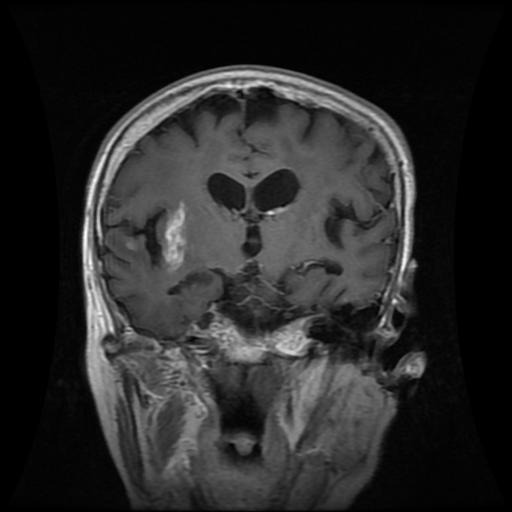
#> input picture archive/All/glioma/Te-gl_0045.jpg, 512 x 512 px, given in place of Te-gl_0014.jpg, which was not available
$ python edabt.py
#> lines starting #> are read from the running program, lines starting #| are printed output that depends on the picture; after the words box and inside, x2 and y2 are one past the last pixel; in counts of white or black regions, pixels touching at a corner belong together; pictures that were not available may be replaced by others from this repository, and a replacement may not be noted
#!/usr/bin/env python3
# -*- coding: utf-8 -*-
"""
Created on Tue Aug  5 23:18:09 2025
@author: vuddameri
"""
# Processing brain tumor images
# https://www.kaggle.com/datasets/masoudnickparvar/brain-tumor-mri-dataset

#Reading Data and Preprocessing

#load libraries
import os
import cv2
import random
import numpy as np
import matplotlib.pyplot as plt
from matplotlib.gridspec import GridSpec

# Path to dataset
path = '/home/vuddameri/Ameya/archive/All'
os.chdir(path)

# Get classes (folders)
classes = os.listdir(path)
print("Classes:", classes)

# Randomly pick one image and check if greyscale
# Explore the naming conventioned used to pick one
fname = '/home/vuddameri/Ameya/archive/All/glioma/Te-gl_0014.jpg'
img = cv2.imread(fname)
#> img is the input picture: shape (512, 512, 3); min 0, max 255, mean 41
# Check number of channels
if len(img.shape) < 3 or img.shape[2] == 1:
    print("The image is grayscale.")
else:
    print("The image is RGB")

# Base folder containing subfolders
classes = ['glioma', 'meningioma', 'pituitary', 'notumor']

# Pick a random image from each class and plot

labsel = []
imgsel = []
plt.figure(figsize=(10, 10))
for i, class_name in enumerate(classes):
    folder_path = os.path.join(path, class_name)
    files = os.listdir(folder_path)
    image_path = os.path.join(folder_path, random.choice(files))

    img = cv2.imread(image_path)
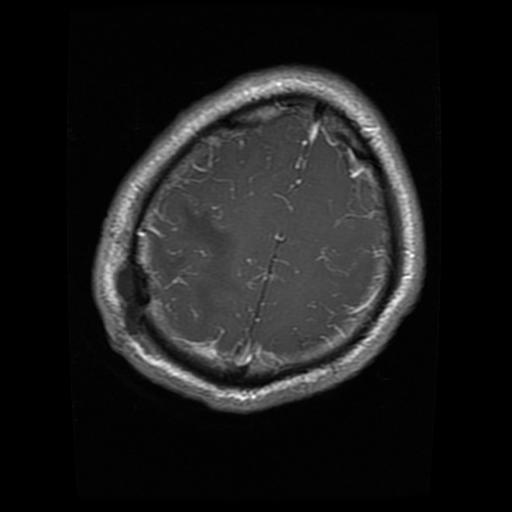
#> input picture archive/All/glioma/Te-gl_0077.jpg, 512 x 512 px, found by its file name
#> img is the input picture: shape (512, 512, 3); min 0, max 255, mean 28.1
    img = cv2.cvtColor(img, cv2.COLOR_BGR2RGB)  # convert for matplotlib rgb
    imgsel.append(img)
    labsel.append(class_name) # should be same as classes
    plt.subplot(2, 2, i + 1)
    plt.imshow(img)
    plt.title(class_name)
    plt.axis('off')
plt.tight_layout()
plt.show()

# Exploratory Data Analysis


# Resize all Target size for resizing
targsize = (128, 128)
# Resize images
img128 = [cv2.resize(img, targsize) for img in imgsel]
# Convert to greyscale
imggs = [cv2.cvtColor(img, cv2.COLOR_RGB2GRAY) for img in img128]

# Plot histogram

plt.figure(figsize=(12, 8))
for i, img in enumerate(imggs):
    plt.subplot(2, 2, i + 1)
    plt.hist(img.ravel(), bins=256, range=[0, 256], color='gray')
    plt.title(f'Grayscale Histogram - {classes[i]}')
    plt.xlabel('Pixel Intensity')
    plt.ylabel('Frequency')

plt.tight_layout()
plt.show()
#> figure, not shown here; panel 1: tallest bar 4837 high, from x = 0 to 1; panel 2: tallest bar 2708 high, from x = 0 to 1; panel 3: tallest bar 2638 high, from x = 0 to 1; panel 4: tallest bar 2638 high, from x = 0 to 1

# PLaying with background removal
for i, img in enumerate(imggs):
    plt.subplot(2, 2, i + 1)

    # Mask out zero pixels
    thresh = 10
    pixels = img.ravel()
    pixels_no_bg = pixels[pixels > thresh]

    plt.hist(pixels_no_bg, bins=256, range=[1, 256], color='gray')
    plt.title(f'No BG - {classes[i]}')
    plt.xlabel('Pixel Intensity')
    plt.ylabel('Frequency')

plt.tight_layout()
plt.show()
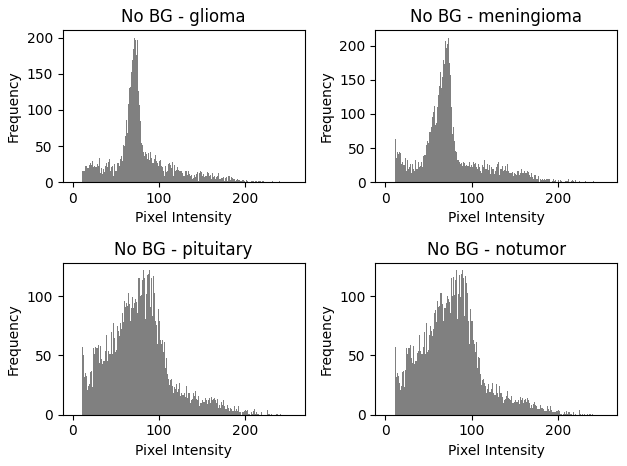
#> figure drawn by matplotlib, 4 panels; panel 1: tallest bar 200 high, from x = 70.73 to 71.72; panel 2: tallest bar 212 high, from x = 72.72 to 73.71

# Perform Histogram equalization for contrast enhancement

# Assume imggs is your list of grayscale images
histeqimg = []
claheimg = []
for img in imggs:
    # Create a mask for pixels >= threshold
    mask = img >= thresh
   # For visualization, set pixels < threshold to 0 (black)
    img_masked = np.where(mask, img, 0).astype(np.uint8)
    # Enhance contrast using histogram equalization on the masked image
    # Note: histogram equalization works on entire image, so low pixels are black
    imgeq = cv2.equalizeHist(img_masked)
    clahe = cv2.createCLAHE(clipLimit=2.0, tileGridSize=(8, 8))
    imgcl = clahe.apply(img)
    histeqimg.append(imgeq)
    claheimg.append(imgcl)
#> this loop made 4 passes
#> pass 1, `mask = img >= thresh`:
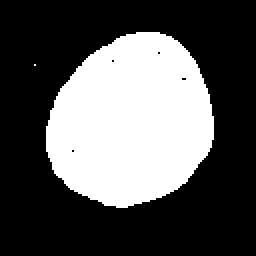
#> mask: shape (128, 128) bool (shown 2 times larger); 34.1% white; 2 white regions (1 under 20 px), largest, box (x1, y1, x2, y2) and area: (23, 16, 107, 104) 5589
#> pass 1, `imgcl = clahe.apply(img)`:
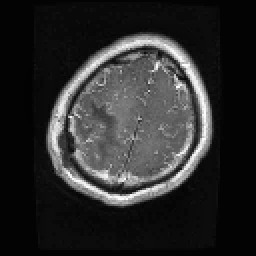
#> imgcl: shape (128, 128) (shown 2 times larger); min 2, max 255, mean 43.9
#> after the loop:
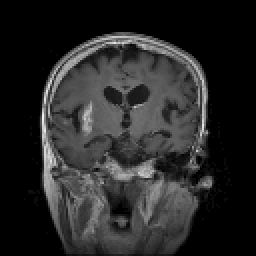
#> img_masked: shape (128, 128) (shown 2 times larger); min 0, max 241, mean 39.7
#> after the loop:
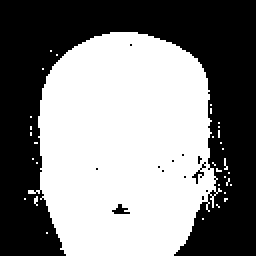
#> mask: shape (128, 128) bool (shown 2 times larger); 51.5% white; 13 black regions (10 under 20 px), largest, box (x1, y1, x2, y2) and area: (0, 0, 128, 128) 7882, (56, 102, 65, 107) 24, (96, 81, 103, 92) 20

# Plotting layout: Top row = CLAHE and HistEq, Bottom center = Original
# Create figure and 2x6 GridSpec
# Create figure with custom layout
fig = plt.figure(figsize=(12, 6))
gs = GridSpec(2, 3, height_ratios=[1, 1])

# Row 1: CLAHE and Histogram Equalized
ax1 = fig.add_subplot(gs[0, 0])
ax1.imshow(imgcl, cmap='gray')
ax1.set_title("CLAHE")
ax1.axis('off')

ax2 = fig.add_subplot(gs[0, 2])
ax2.imshow(imgeq, cmap='gray')
ax2.set_title("Histogram Equalized")
ax2.axis('off')

# Row 2: Centered original RGB image
ax3 = fig.add_subplot(gs[1, 1])
ax3.imshow(img_masked)
ax3.set_title("Original Image")
ax3.axis('off')

plt.tight_layout()
plt.show()
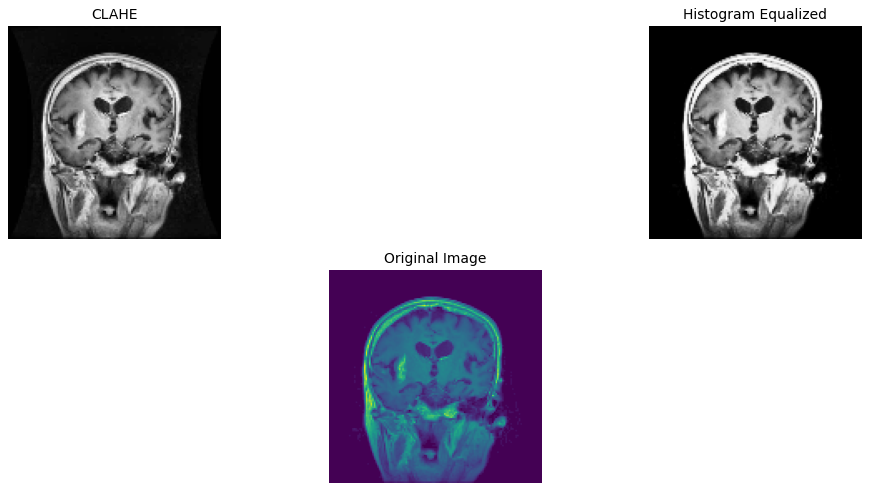
#> figure drawn by matplotlib, 3 panels
